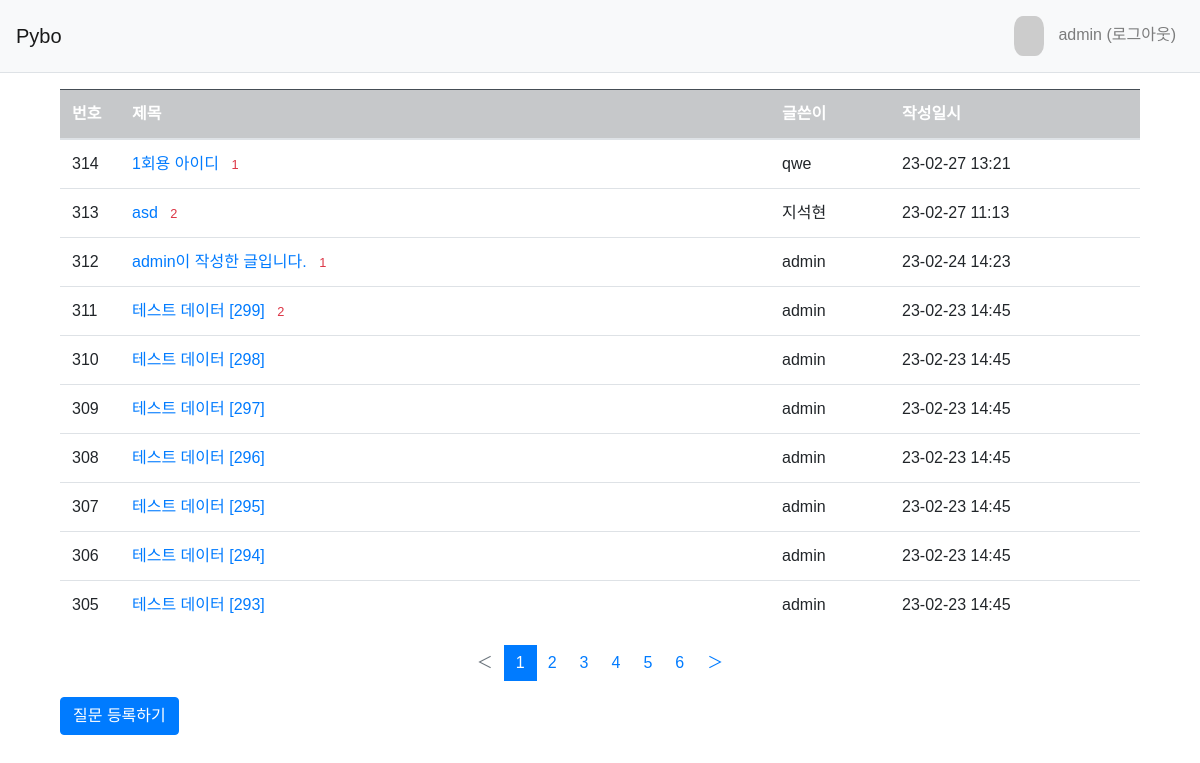
The app's page / (signed in) with its own data.
### pybo/models.py (models this page shows, shortened)
class Question(models.Model):
    subject = models.CharField('제목', max_length=200, help_text="질문의 제목은 한줄로 작성해라")
    content = models.TextField('내용', help_text="침착하게 내용을 작성하세요")
    create_date = models.DateTimeField('작성일')
    author = models.ForeignKey(User, on_delete=models.CASCADE, null=True)
    modify_date = models.DateTimeField(null=True, blank=True)

### pybo/views.py (the view)
# urls.py: path('', views.index),
def index(request):
    page = request.GET.get('page', '1')
    question_list = Question.objects.order_by('-create_date')
    paginator = Paginator(question_list, 10)
    page_obj = paginator.get_page(page)
    context = {"question_list": page_obj}
    return render(request, 'pybo/question_list.html', context)

### pybo/templatetags/pybo_filter.py (called while the page is built)
@register.filter
def sub(value, arg):
    return value - arg

### templates/pybo/question_list.html
{% extends 'base.html' %}
{% load pybo_filter %}
{% block content %}
  <div class="container my-3">
    <table class="table">
      <thead>
        <tr class="table-dark">
          <th style="width:60px">번호</th>
          <th>제목</th>
          <th style="width:120px">글쓴이</th>
          <th style="width:250px">작성일시</th>
        </tr>
      </thead>
      <tbody>
        {% if question_list %}
          {% for question in question_list %}
            <tr>
              <td>
                {{ question_list.paginator.count|sub:question_list.start_index|sub:forloop.counter0|add:1 }}</td>
              <td>
                <a href="{% url 'pybo:detail' question.id %}">
                  {{ question.subject }}
                </a>
                {% if question.answer_set.count > 0 %}
                  <span class="text-danger small ml-2">
                    {{ question.answer_set.count }}
                  </span>
                {% endif %}
              </td>
              <td>
                {{ question.author.username }}
              </td>
              <td>
                {{ question.create_date | date:'y-m-d H:i' }}</td>
            </tr>
          {% endfor %}
        {% else %}
          <tr>
            <td colspan="3">질문이 없습니다</td>
          </tr>
        {% endif %}
      </tbody>
    </table>
    <ul class="pagination justify-content-center">
      {% if question_list.has_previous %}
        <li class="page-item">
          <a class="page-link" href="?page={{ question_list.previous_page_number }}">
            ＜
          </a>
        </li>
      {% else %}
        <li class="page-item disabled">
          <a class="page-link" tabindex="-1" aria-disabled="true" href="#">
            ＜
          </a>
        </li>
      {% endif %}
      {% for page_number in question_list.paginator.page_range %}
        {% if page_number >= question_list.number|add:-5 and page_number <= question_list.number|add:5 %}
          {% if page_number == question_list.number %}
            <li class="page-item active" aria-current="page">
              <a class="page-link" href="?page={{ page_number }}">{{ page_number }}</a>
            </li>
          {% else %}
            <li class="page-item">
              <a class="page-link" href="?page={{ page_number }}">{{ page_number }}</a>
            </li>
          {% endif %}
        {% endif %}
      {% endfor %}
      {% if question_list.has_next %}
        <li class="page-item">
          <a class="page-link" href="?page={{ question_list.next_page_number }}">
            ＞
          </a>
        </li>
      {% else %}
        <li class="page-item disabled">
          <a class="page-link" tabindex="-1" aria-disabled="true" href="#">
            ＞
          </a>
        </li>
      {% endif %}
    </ul>
    <a href="{% url 'pybo:question_create' %}" class="btn btn-primary">
      질문 등록하기
    </a>
  </div>
{% endblock %}

### templates/base.html (shortened to what this page needs)
{% load static %}
<!doctype html>
<html lang="ko">
  <head>
  <link rel="stylesheet" type="text/css" href="{% static 'bootstrap.min.css' %}">
  <link rel="stylesheet" type="text/css" href="{% static 'style.css' %}">
  </head>
  <body>
    {% include "navbar.html" %}
    <div class="container mv-3">
    {% block content %}
    {% endblock %}
    </div>
  </body>
</html>

### templates/navbar.html (shortened to what this page needs)
<nav class="navbar navbar-expand-lg navbar-light bg-light border-bottom">
  <a class="navbar-brand" href="{% url 'pybo:index' %}">Pybo</a>
  <div class="collapse navbar-collapse" id="navbarNav">
    <ul class="navbar-nav ml-auto">
      <li class="nav-item ">
        {% if user.is_authenticated %}
        <a class="nav-link" href="{% url 'common:logout' %}">
          <img class="avarta" src="https://randomuser.me/api/portraits/men/21.jpg"/>
            {{ user.username }} (로그아웃)</a>
        {% endif %}
        </li>
    </ul>
  </div>
</nav>

### static/style.css (style rules this page uses)
* { font-family: 'Noto Sans KR', sans-serif; }
.page-link { border: 0px; }
.avarta { width: 30px; height: 40px; border-radius: 30%; margin-right: 10px; }

### records on screen
Question: paginator.count|sub "314", subject "1회용 아이디", answer_set.count "1", author.username "qwe", create_date "23-02-27 13:21"
Question: paginator.count|sub "313", subject "asd", answer_set.count "2", author.username "지석현", create_date "23-02-27 11:13"
Question: paginator.count|sub "312", subject "admin이 작성한 글입니다.", answer_set.count "1", author.username "admin", create_date "23-02-24 14:23"
Question: paginator.count|sub "311", subject "테스트 데이터 [299]", answer_set.count "2", author.username "admin", create_date "23-02-23 14:45"
Question: paginator.count|sub "310", subject "테스트 데이터 [298]", author.username "admin", create_date "23-02-23 14:45"
Question: paginator.count|sub "309", subject "테스트 데이터 [297]", author.username "admin", create_date "23-02-23 14:45"
Question: paginator.count|sub "308", subject "테스트 데이터 [296]", author.username "admin", create_date "23-02-23 14:45"
Question: paginator.count|sub "307", subject "테스트 데이터 [295]", author.username "admin", create_date "23-02-23 14:45"
Question: paginator.count|sub "306", subject "테스트 데이터 [294]", author.username "admin", create_date "23-02-23 14:45"
Question: paginator.count|sub "305", subject "테스트 데이터 [293]", author.username "admin", create_date "23-02-23 14:45"

### other values on screen
{{ user.username }} "admin"
{{ page_number }} "1"
{{ page_number }} "2" "3" "4" "5" "6"
